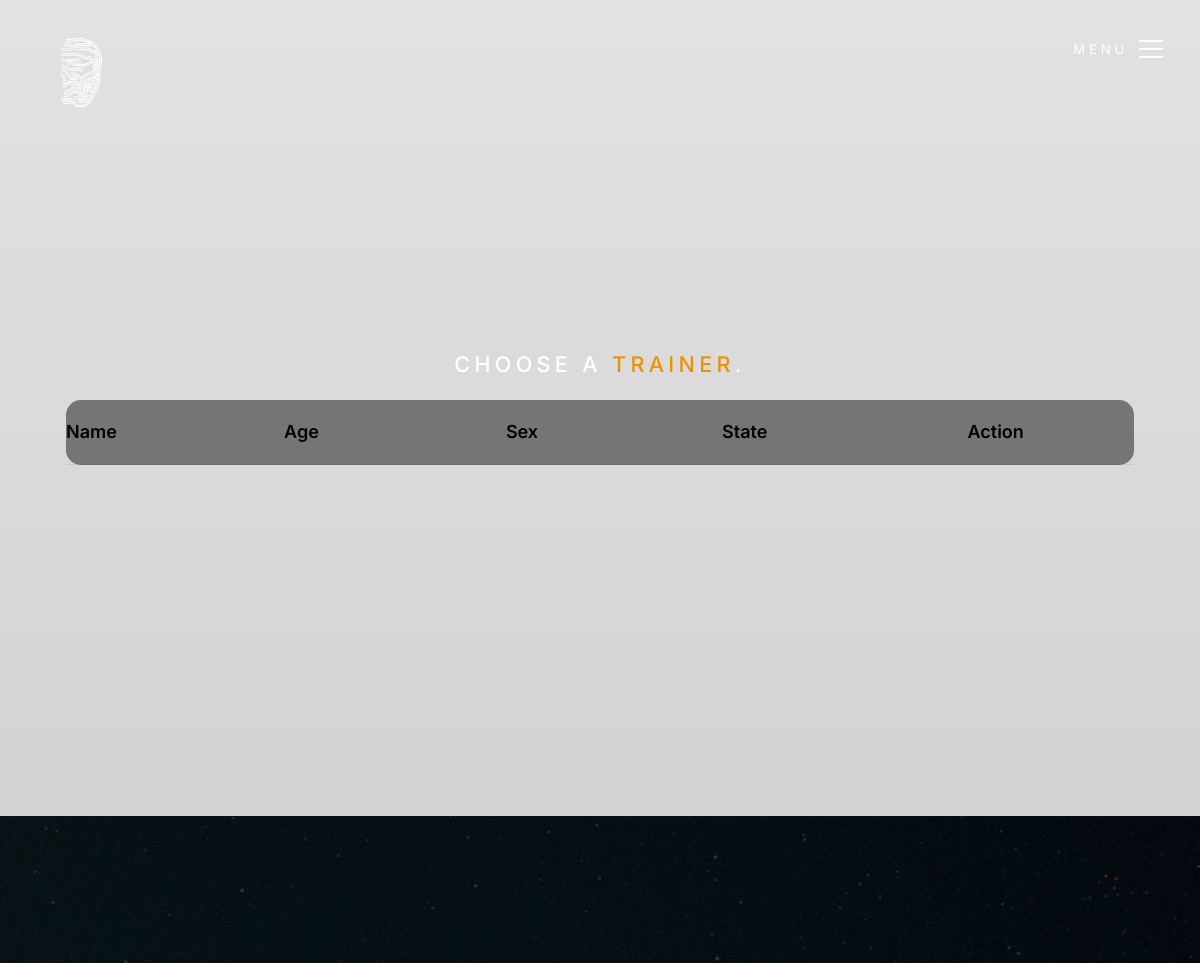
/trainer (upper part), run on an earlier commit of the app's database.
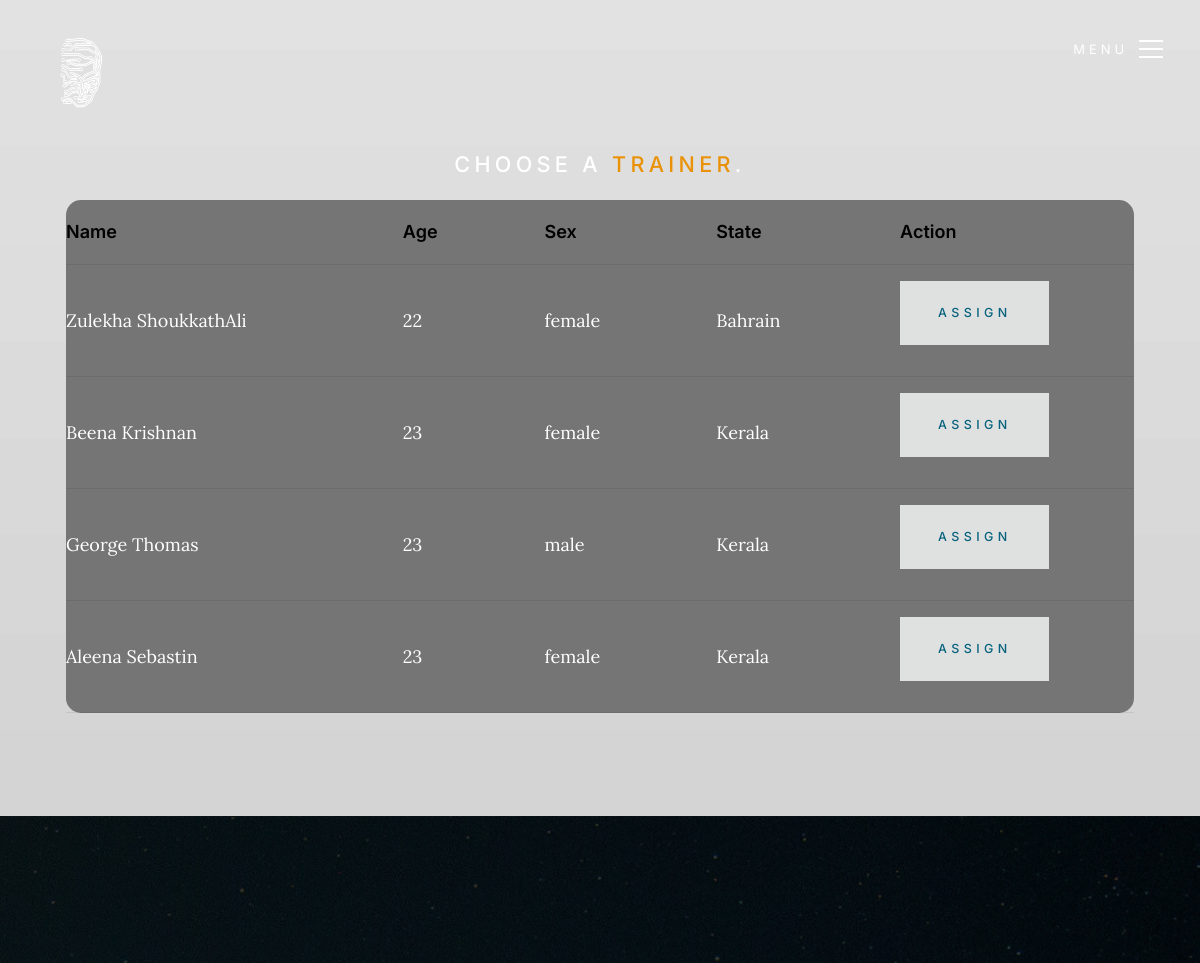
And on a later commit of the database.
### User/models.py (models this page shows, shortened)
class User_Details(models.Model):
    user = models.ForeignKey(User, on_delete=models.CASCADE, null=True)
    phone_number = models.CharField(max_length = 10)
    address = models.CharField(max_length=225)
    gender = models.CharField(max_length=255)
    dob = models.DateField(null=True)
    age = models.CharField(max_length=255)
    state = models.CharField(max_length=255)
    user_type = models.CharField(max_length=255)
    trainer = models.IntegerField(null=True, blank=True)

### User/views.py (the view)
# urls.py: path('trainer',views.trainer,name = 'trainer'),
def trainer(request):
    trainers = User_Details.objects.filter(user_type="trainer")
    return render(request, 'User/trainer/trainer_list.html', {'trainers' : trainers})

### templates/User/trainer/trainer_list.html (shortened to what this page needs)
{% extends 'User/Bases/index_base.html' %}
{% load static %}
{% block content %}
        <div class="s-intro__bg">
        </div>
        <section id="content" class="s-content">
            <section id="intro" class="s-intro target-section">
                <div class="row s-intro__content">
                    <div class="column lg-12 s-intro__content-inner">
                        <h3 class="s-intro__pretitle">Choose a <span style="color:hsla(37, 95%, 47%, 1);">Trainer</span>.</h3>
                        <div class="table-responsive" >
                            {% if trainer %}
                            <h1>No trainer Available right now!</h1>
                            {% else %}
                            <table style="background-color:rgb(117, 117, 117); border-radius: 15px; padding:20px;">
                                    <thead>
                                    <tr>
                                        <th>Name</th>
                                        <th>Age</th>
                                        <th>Sex</th>
                                        <th>State</th>
                                        <th>Action</th>
                                    </tr>
                                    </thead>
                                    <tbody>
                                    {% for i in trainers %}
                                    <tr>
                                        <td>{{ i.user.first_name }} {{ i.user.last_name }}</td>
                                        <td>{{ i.age }}</td>
                                        <td>{{ i.gender }}</td>
                                        <td>{{ i.state }}</td>
                                        <td><button onclick="alert('Are you sure you want to trained under this trainer')"><a href="{% url 'trainer_assign' trainer_id=i.id %}">Assign</a></button></td>
                                    </tr>
                                    {% endfor %}
                                    </tbody>
                            </table>
                            {% endif %}
                        </div>
                    </div>
                </div>
                <ul class="s-intro__social">
                    <li>
                        <a href="#0">
                        </a>
                    </li>
                    <li>
                        <a href="#0">
                        </a>
                    </li>
                    <li>
                        <a href="#0">
                        </a>
                    </li>
                    <li>
                        <a href="#0">
                        </a>
                    </li>
                    <li>
                        <a href="#0">
                        </a>
                    </li>
                </ul>
            </section>
            {% endblock content %}

### templates/User/Bases/index_base.html (shortened to what this page needs)
{% load static %}
<!DOCTYPE html>
<html lang="en" class="no-js" >
<head>
    <link rel="stylesheet" href="{% static 'User/css/vendor.css' %}">
    <link rel="stylesheet" href="{% static 'User/css/styles.css' %}">
</head>
<body id="top">
    <div id="page" class="s-pagewrap">
        <header class="s-header">
            <div class="s-header__logo">
                <a class="logo" href="{% url 'index' %}">
                    <img src="{% static 'User/images/logo.svg' %}" alt="Homepage">
                </a>
            </div>
            <a class="s-header__menu-toggle" href="#0" class="">
                <span class="s-header__menu-text">Menu</span>
                <span class="s-header__menu-icon"></span>
            </a>
        </header>
        {% block content %}
        {% endblock content %}
        <section id="contact" class="s-contact target-section">
        </section>
    </div>
</body>
</html>

What changed in the data, as far as the page shows it:
added User_Details: user.first_name "Zulekha", user.last_name "ShoukkathAli", age "22", gender "female", state "Bahrain"
added User_Details: user.first_name "Beena", user.last_name "Krishnan", age "23", gender "female", state "Kerala"
added User_Details: user.first_name "George", user.last_name "Thomas", age "23", gender "male", state "Kerala"
added User_Details: user.first_name "Aleena", user.last_name "Sebastin", age "23", gender "female", state "Kerala"
